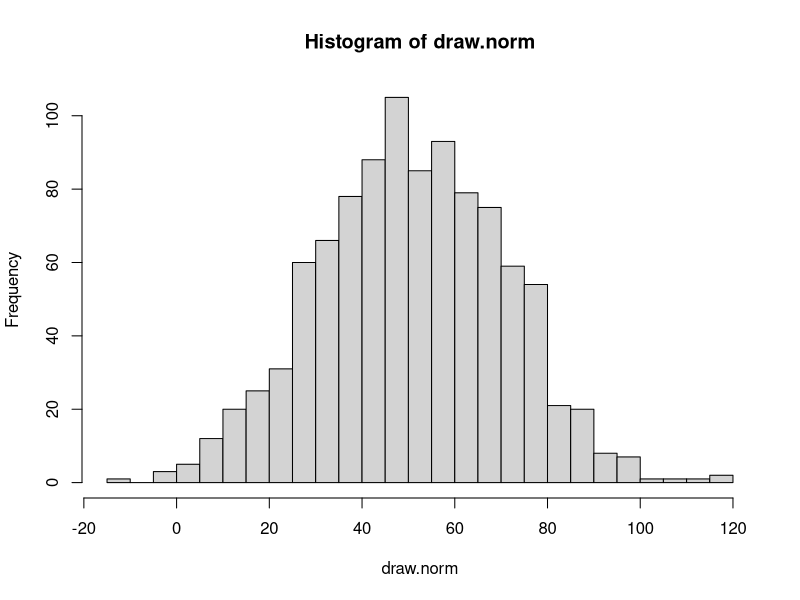
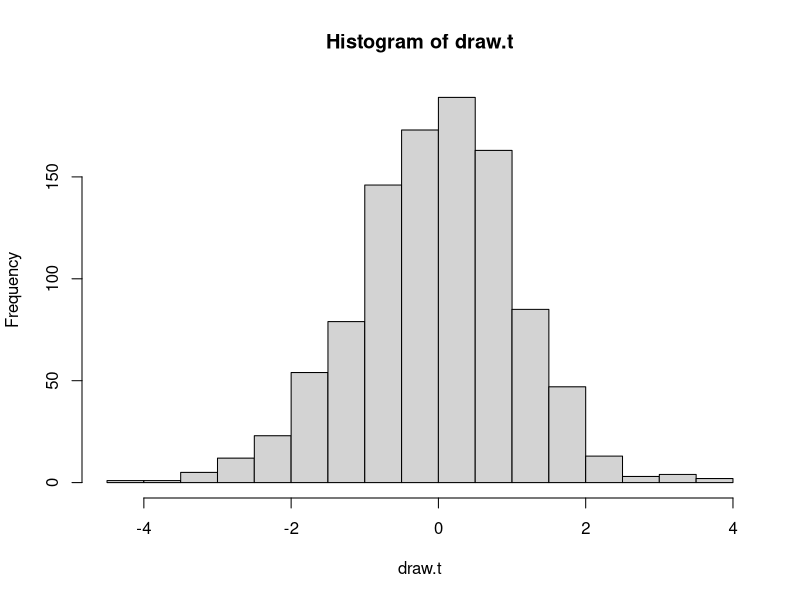
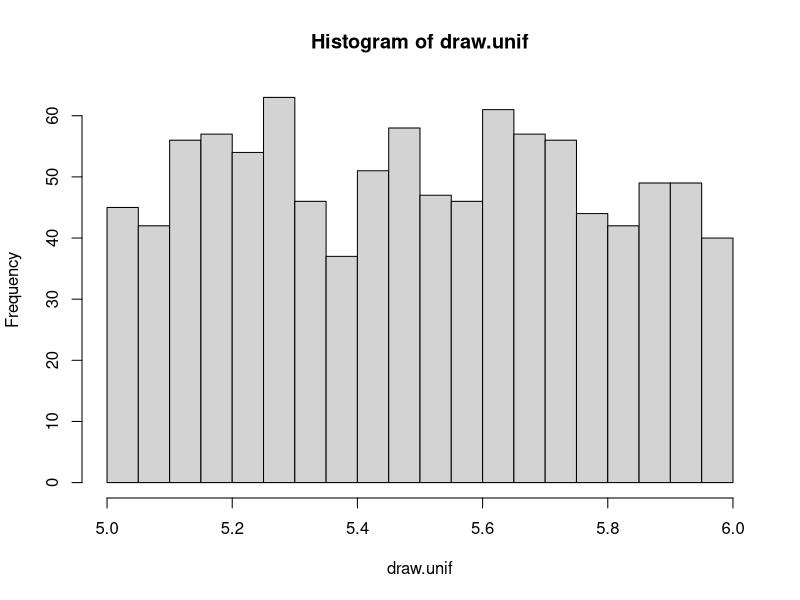
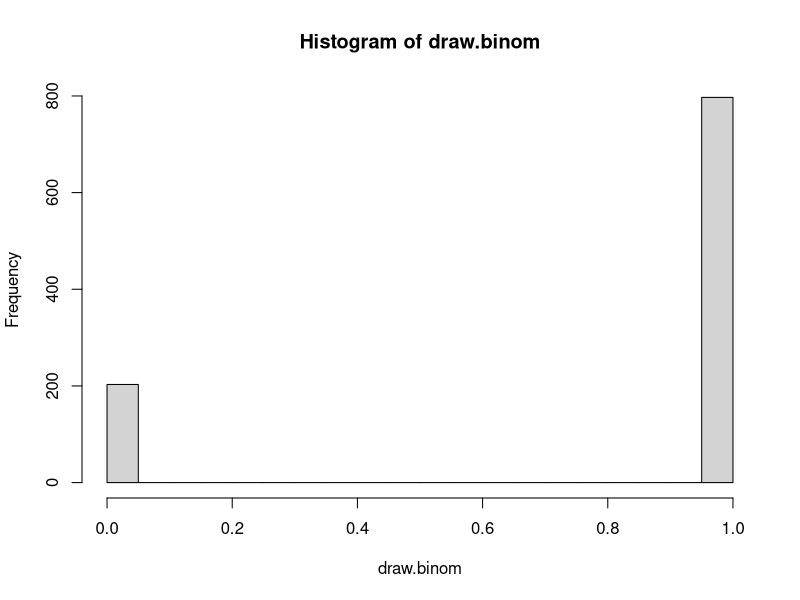
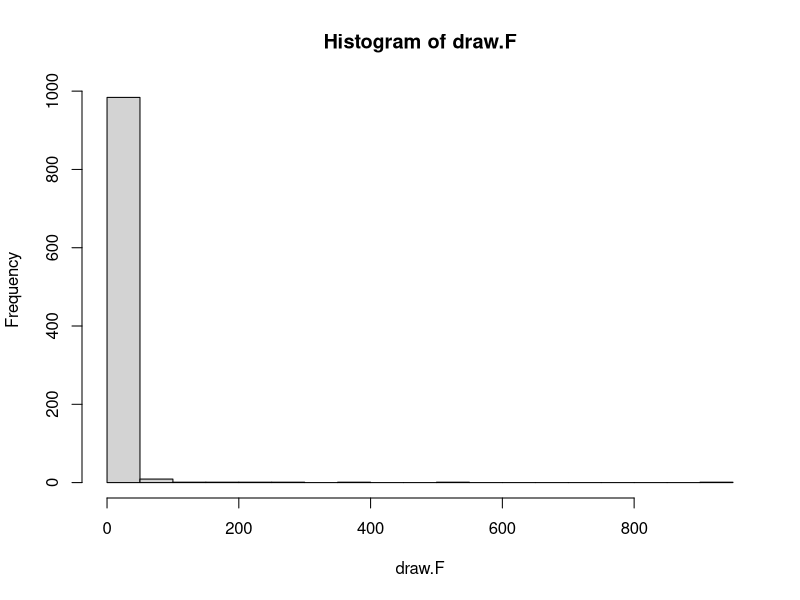
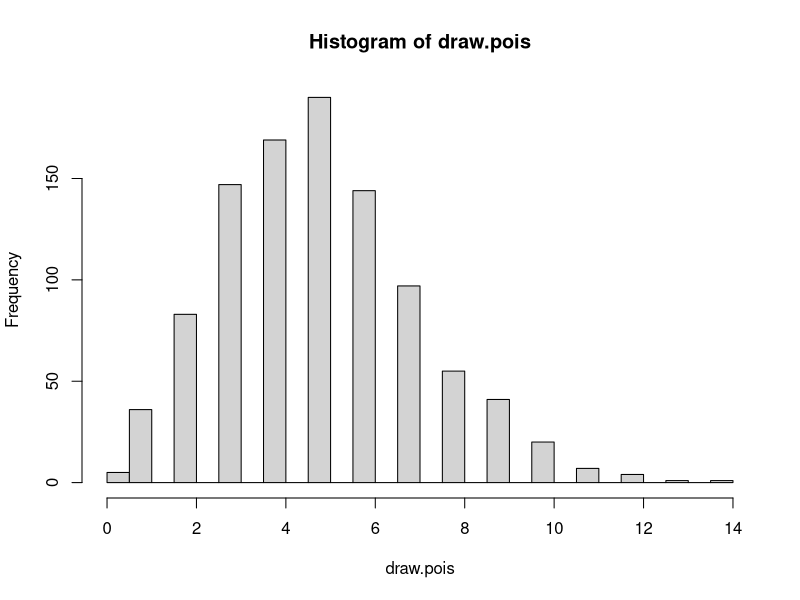
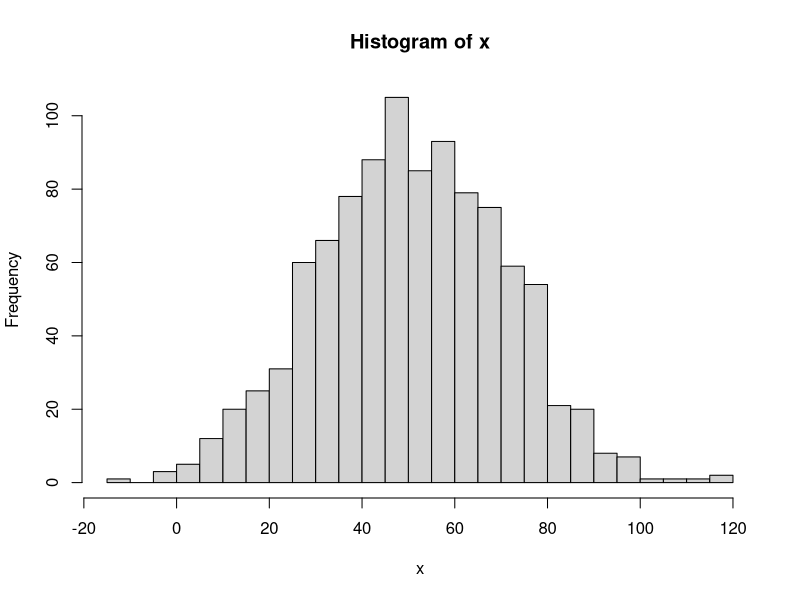
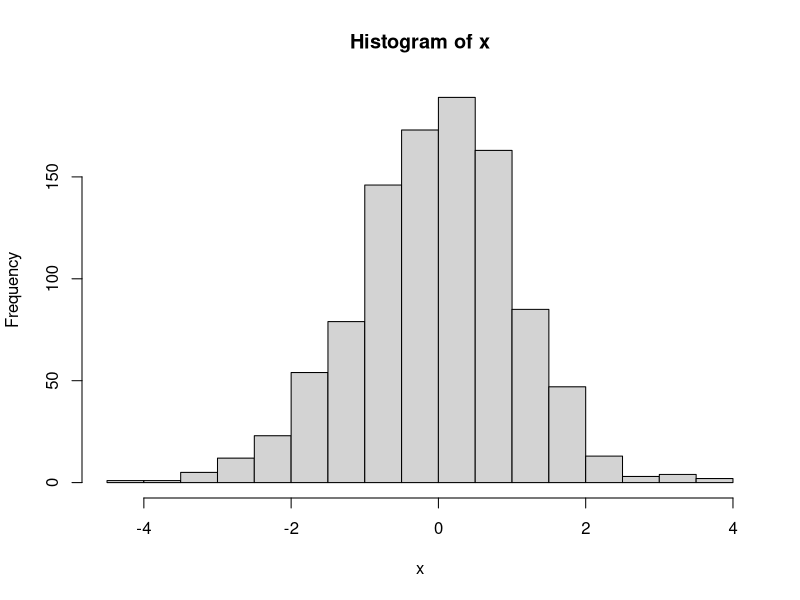

Write R code to recreate these figures, in order.
## ---- chunk 1
set.seed(123)
## ---- chunk 2
set.seed(seed = 123)
## ---- chunk 3
set.seed(123)
## ---- chunk 4
draw1 <- rnorm(n = 10)
## ---- chunk 5
args(rnorm)
## ---- chunk 6
mean(draw1)
sd(draw1)
## ---- chunk 7
draw2 <- rnorm(1000)
## ---- chunk 8
means <- c(0, mean(draw1), mean(draw2))
sds <- c(1, sd(draw1), sd(draw2))
n <- c(Inf, 10, 1000)
result <- data.frame(n=n, mean=means, sd=sds)
row.names(result) <- c("population", "draw1", "draw2")
result
## ---- chunk 9
round(result, 3)
## ---- chunk 10
set.seed(125)
draw1b <- rnorm(10)
draw2b <- rnorm(1000)
means <- c(0, mean(draw1b), mean(draw2b))
sds <- c(1, sd(draw1b), sd(draw2b))
result <- data.frame(n=n, mean=means, sd=sds)
row.names(result) <- c("population", "draw1 (seed=125)", "draw2 (seed=125)")
round(result, 3)
## ---- chunk 11
set.seed(123)
## ---- chunk 12
draw3 <- rnorm(10)
draw4 <- rnorm(1000)
## ---- chunk 13
draw5 <- rnorm(22, 8, sqrt(144)) #square root of 144 
## ---- chunk 14
all.equal(draw1, draw3)
all.equal(draw2, draw4)
## ---- chunk 15
set.seed(123)
draw4 <- rnorm(1000)
draw3 <- rnorm(10)
all.equal(draw1, draw3)
all.equal(draw2, draw4)
## ---- chunk 16
cbind(draw1[1:10], draw4[1:10])
## ---- chunk 17
draw5b <- rnorm(22, 8, sqrt(144))
all.equal(draw5, draw5b)
## ---- chunk 18
draw.norm <- rnorm(1000, mean = 50, sd = 20)
draw.t <- rt(1000, df = 11)
draw.unif <- runif(1000, min = 5, max = 6)
draw.binom <- rbinom(1000, size = 1, prob = .8)
draw.F <- rf(1000, df1 = 1, df2 = 2)
draw.pois <- rpois(1000, lambda = 5)
## ---- chunk 19
data <- data.frame(normal = draw.norm, 
                   t = draw.t, 
                   uniform = draw.unif, 
                   binomial = draw.binom,
                   Fdistr = draw.F,
                   poisson = draw.pois)
summary(data)
## ---- chunk 20
hist(draw.norm, breaks = 25)
hist(draw.t, breaks = 25)
hist(draw.unif, breaks = 25)
hist(draw.binom, breaks = 25)
hist(draw.F, breaks = 25)
hist(draw.pois, breaks = 25)
## ---- chunk 21
invisible(apply(data, 2, function(x) hist(x, breaks = 25)))
## ---- chunk 22
die.roll <- sample(1:6, size = 100, replace = TRUE)
## ---- chunk 23
die.roll.tbl <- table(die.roll)
prop.table(die.roll.tbl)
## ---- chunk 24
table(die.roll)
## ---- chunk 25
prop.table(table(die.roll))
## ---- chunk 26
possible <- rep(1:6, rep(6, 6)) + rep(1:6, 6)
possible
dice.roll <- sample(possible, size = 1500, replace = TRUE)
dice.roll.tbl <-  table(dice.roll) 
prop.table(dice.roll.tbl)
## ---- chunk 27
mean(dice.roll == 12)
## ---- chunk 28
prob.pass <- 3589/14563
passfail <- rbinom(14563, size = 1, prob = prob.pass)
table(passfail)
## ---- chunk 29
passfail2 <- sample(c("pass", "fail"), 
                    14563, 
                    prob = c(prob.pass, 1-prob.pass), 
                    replace = TRUE)
table(passfail2)
## ---- chunk 30
rho = .8
var1 <- rnorm(1000, 5, sqrt(1)) #first variable
var2 <- scale(var1) * rho + rnorm(1000, 0, sqrt(1 - rho^2)) #second variable step 1
var2 <- var2 * sd(var1) + mean(var1) #second variable step 2
data <- data.frame(var1 = var1, var2 = var2) #combined data frame
colMeans(data) #means
var(data) #variance/covariance matrix
cor(var1, var2) #correlations
## ---- chunk 31
#you need function rmvnorm from package mvtnorm
sigma <- matrix(c(1, .8, .8, 1), nrow = 2, ncol = 2) #variance/covariance matrix
data <- mvtnorm::rmvnorm(n = 1000, sigma = sigma, mean = c(5, 5))
colMeans(data)
var(data)
